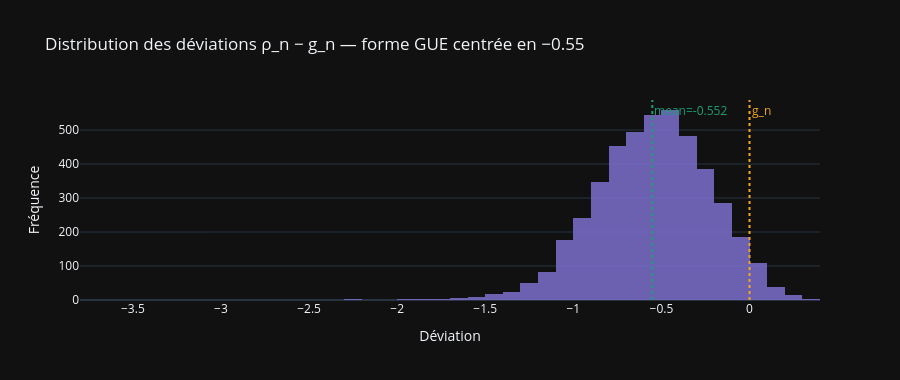

Here is the notebook cell this chart was saved with:
### Markdown cell above
## 3. Les déviations — une meilleure feature pour le ML

Au lieu de prédire le gap brut $\rho_{n+1} - \rho_n$, on prédit la **déviation** :

$$d_n = \rho_n - g_n$$

C'est la distance entre le n-ième zéro et le n-ième point de Gram.  
Cette quantité est plus petite et plus régulière — std réduite de 33% par rapport aux gaps bruts.

### Code cell
n_common   = min(len(zeros_14), len(gram_points))
deviations = zeros_14[:n_common] - gram_points[:n_common]

print("Déviations ρ_n − g_n :")
print(f"  mean   : {deviations.mean():.6f}")
print(f"  std    : {deviations.std():.6f}")
print(f"  min    : {deviations.min():.6f}")
print(f"  max    : {deviations.max():.6f}")
print(f"\nStd gaps bruts     : {gaps_14.std():.6f}")
print(f"Ratio std dev/gaps : {deviations.std()/gaps_14.std():.4f}  (−{(1-deviations.std()/gaps_14.std())*100:.1f}%)")

# Distribution des déviations
s_range = np.linspace(-4, 1, 300)
fig = go.Figure()
fig.add_trace(go.Histogram(
    x=deviations, nbinsx=80,
    marker_color=COLOR_MAIN, opacity=0.85,
    name="ρ_n − g_n"
))
fig.add_vline(x=0, line_color=COLOR_ACCENT, line_dash="dot",
              annotation_text="g_n", annotation_font_color=COLOR_ACCENT)
fig.add_vline(x=deviations.mean(), line_color=COLOR_TEAL, line_dash="dot",
              annotation_text=f"mean={deviations.mean():.3f}",
              annotation_font_color=COLOR_TEAL)
fig.update_layout(
    template=TEMPLATE, height=380,
    title="Distribution des déviations ρ_n − g_n — forme GUE centrée en −0.55",
    xaxis_title="Déviation", yaxis_title="Fréquence"
)
fig.show()

### Figure 1 — Plotly figure (JSON) as saved in the notebook; plotly's stock layout.template omitted (floating-point values rounded to 4 significant figures; data arrays with more than 128 entries replaced by an {"elided": "..."} marker saying what was removed)
{"data": [{"marker": {"color": "#7C6FCD"}, "name": "ρ_n − g_n", "nbinsx": 80, "opacity": 0.85, "type": "histogram", "x": {"elided": "4520 float values"}}], "layout": {"annotations": [{"font": {"color": "#F2A623"}, "showarrow": false, "text": "g_n", "x": 0, "xanchor": "left", "xref": "x", "y": 1, "yanchor": "top", "yref": "y domain"}, {"font": {"color": "#1D9E75"}, "showarrow": false, "text": "mean=-0.552", "x": -0.5517, "xanchor": "left", "xref": "x", "y": 1, "yanchor": "top", "yref": "y domain"}], "height": 380, "shapes": [{"line": {"color": "#F2A623", "dash": "dot"}, "type": "line", "x0": 0, "x1": 0, "xref": "x", "y0": 0, "y1": 1, "yref": "y domain"}, {"line": {"color": "#1D9E75", "dash": "dot"}, "type": "line", "x0": -0.5517, "x1": -0.5517, "xref": "x", "y0": 0, "y1": 1, "yref": "y domain"}], "title": {"text": "Distribution des déviations ρ_n − g_n — forme GUE centrée en −0.55"}, "xaxis": {"title": {"text": "Déviation"}}, "yaxis": {"title": {"text": "Fréquence"}}}}
